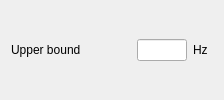
                    <widget class="QWidget" name="widget_stabTolFrequency_upperBound_SSI" native="true">
                     <property name="sizePolicy">
                      <sizepolicy hsizetype="Fixed" vsizetype="Fixed">
                       <horstretch>0</horstretch>
                       <verstretch>0</verstretch>
                      </sizepolicy>
                     </property>
                     <property name="minimumSize">
                      <size>
                       <width>100</width>
                       <height>0</height>
                      </size>
                     </property>
                     <layout class="QHBoxLayout" name="horizontalLayout_32">
                      <property name="topMargin">
                       <number>0</number>
                      </property>
                      <property name="bottomMargin">
                       <number>0</number>
                      </property>
                      <item>
                       <widget class="QLabel" name="label_stabTolFrequency_upperBound_SSI">
                        <property name="sizePolicy">
                         <sizepolicy hsizetype="Fixed" vsizetype="Fixed">
                          <horstretch>0</horstretch>
                          <verstretch>0</verstretch>
                         </sizepolicy>
                        </property>
                        <property name="minimumSize">
                         <size>
                          <width>120</width>
                          <height>0</height>
                         </size>
                        </property>
                        <property name="text">
                         <string>Upper bound</string>
                        </property>
                        <property name="alignment">
                         <set>Qt::AlignJustify|Qt::AlignVCenter</set>
                        </property>
                       </widget>
                      </item>
                      <item alignment="Qt::AlignLeft">
                       <widget class="QLineEdit" name="lineEdit_stabTolFrequency_upperBound_SSI">
                        <property name="enabled">
                         <bool>true</bool>
                        </property>
                        <property name="sizePolicy">
                         <sizepolicy hsizetype="Fixed" vsizetype="Fixed">
                          <horstretch>0</horstretch>
                          <verstretch>0</verstretch>
                         </sizepolicy>
                        </property>
                        <property name="minimumSize">
                         <size>
                          <width>30</width>
                          <height>0</height>
                         </size>
                        </property>
                        <property name="maximumSize">
                         <size>
                          <width>50</width>
                          <height>16777215</height>
                         </size>
                        </property>
                        <property name="maxLength">
                         <number>8</number>
                        </property>
                       </widget>
                      </item>
                      <item alignment="Qt::AlignLeft">
                       <widget class="QLabel" name="label_stabTolFrequency_upperBoundUnits_SSI">
                        <property name="sizePolicy">
                         <sizepolicy hsizetype="Fixed" vsizetype="Fixed">
                          <horstretch>0</horstretch>
                          <verstretch>0</verstretch>
                         </sizepolicy>
                        </property>
                        <property name="minimumSize">
                         <size>
                          <width>20</width>
                          <height>0</height>
                         </size>
                        </property>
                        <property name="text">
                         <string>Hz</string>
                        </property>
                       </widget>
                      </item>
                     </layout>
                    </widget>
